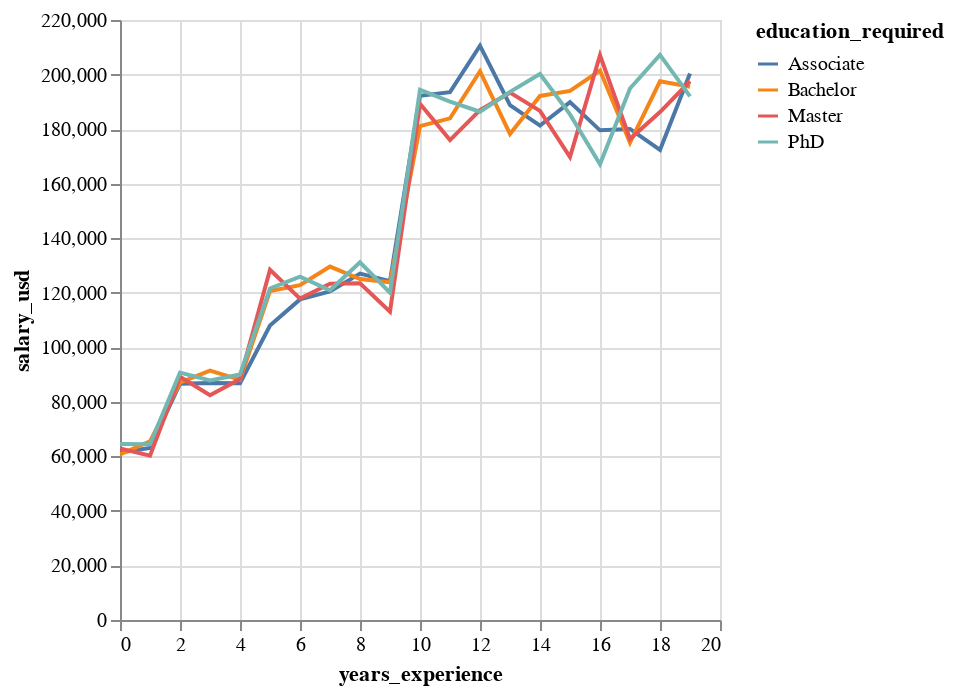

Notebook code for this chart:
### Code cell
alt.Chart(df_mean_salaries).mark_line().encode(
    x="years_experience",
    y="salary_usd",
    color="education_required"
).interactive()

### Figure 1 — Vega-Lite specification as saved in the notebook (floating-point values rounded to 4 significant figures)
{"config": {"view": {"continuousWidth": 300, "continuousHeight": 300}}, "data": {"name": "data-da60ae17e2af72847657f2e67ffbcc6b"}, "mark": {"type": "line"}, "encoding": {"color": {"field": "education_required", "type": "nominal"}, "x": {"field": "years_experience", "type": "quantitative"}, "y": {"field": "salary_usd", "type": "quantitative"}}, "params": [{"name": "param_18", "select": {"type": "interval", "encodings": ["x", "y"]}, "bind": "scales"}], "$schema": "https://vega.github.io/schema/vega-lite/v5.20.1.json", "datasets": {"data-da60ae17e2af72847657f2e67ffbcc6b": [{"years_experience": 0, "education_required": "Associate", "salary_usd": 61390.0}, {"years_experience": 0, "education_required": "Bachelor", "salary_usd": 60740.0}, {"years_experience": 0, "education_required": "Master", "salary_usd": 62910.0}, {"years_experience": 0, "education_required": "PhD", "salary_usd": 64490.0}, {"years_experience": 1, "education_required": "Associate", "salary_usd": 63100.0}, {"years_experience": 1, "education_required": "Bachelor", "salary_usd": 65520.0}, {"years_experience": 1, "education_required": "Master", "salary_usd": 60250.0}, {"years_experience": 1, "education_required": "PhD", "salary_usd": 64400.0}, {"years_experience": 2, "education_required": "Associate", "salary_usd": 86640.0}, {"years_experience": 2, "education_required": "Bachelor", "salary_usd": 87030.0}, {"years_experience": 2, "education_required": "Master", "salary_usd": 89210.0}, {"years_experience": 2, "education_required": "PhD", "salary_usd": 90730.0}, {"years_experience": 3, "education_required": "Associate", "salary_usd": 86890.0}, {"years_experience": 3, "education_required": "Bachelor", "salary_usd": 91450.0}, {"years_experience": 3, "education_required": "Master", "salary_usd": 82430.0}, {"years_experience": 3, "education_required": "PhD", "salary_usd": 87860.0}, {"years_experience": 4, "education_required": "Associate", "salary_usd": 86850.0}, {"years_experience": 4, "education_required": "Bachelor", "salary_usd": 88070.0}, {"years_experience": 4, "education_required": "Master", "salary_usd": 88350.0}, {"years_experience": 4, "education_required": "PhD", "salary_usd": 90020.0}, {"years_experience": 5, "education_required": "Associate", "salary_usd": 107900.0}, {"years_experience": 5, "education_required": "Bachelor", "salary_usd": 120600.0}, {"years_experience": 5, "education_required": "Master", "salary_usd": 128400.0}, {"years_experience": 5, "education_required": "PhD", "salary_usd": 121600.0}, {"years_experience": 6, "education_required": "Associate", "salary_usd": 117500.0}, {"years_experience": 6, "education_required": "Bachelor", "salary_usd": 122800.0}, {"years_experience": 6, "education_required": "Master", "salary_usd": 117900.0}, {"years_experience": 6, "education_required": "PhD", "salary_usd": 125900.0}, {"years_experience": 7, "education_required": "Associate", "salary_usd": 120500.0}, {"years_experience": 7, "education_required": "Bachelor", "salary_usd": 129600.0}, {"years_experience": 7, "education_required": "Master", "salary_usd": 123300.0}, {"years_experience": 7, "education_required": "PhD", "salary_usd": 120900.0}, {"years_experience": 8, "education_required": "Associate", "salary_usd": 127000.0}, {"years_experience": 8, "education_required": "Bachelor", "salary_usd": 125000.0}, {"years_experience": 8, "education_required": "Master", "salary_usd": 123400.0}, {"years_experience": 8, "education_required": "PhD", "salary_usd": 131200.0}, {"years_experience": 9, "education_required": "Associate", "salary_usd": 124200.0}, {"years_experience": 9, "education_required": "Bachelor", "salary_usd": 123800.0}, {"years_experience": 9, "education_required": "Master", "salary_usd": 113100.0}, {"years_experience": 9, "education_required": "PhD", "salary_usd": 120000.0}, {"years_experience": 10, "education_required": "Associate", "salary_usd": 192200.0}, {"years_experience": 10, "education_required": "Bachelor", "salary_usd": 181100.0}, {"years_experience": 10, "education_required": "Master", "salary_usd": 189300.0}, {"years_experience": 10, "education_required": "PhD", "salary_usd": 194500.0}, {"years_experience": 11, "education_required": "Associate", "salary_usd": 193600.0}, {"years_experience": 11, "education_required": "Bachelor", "salary_usd": 183900.0}, {"years_experience": 11, "education_required": "Master", "salary_usd": 176000.0}, {"years_experience": 11, "education_required": "PhD", "salary_usd": 190100.0}, {"years_experience": 12, "education_required": "Associate", "salary_usd": 210600.0}, {"years_experience": 12, "education_required": "Bachelor", "salary_usd": 201200.0}, {"years_experience": 12, "education_required": "Master", "salary_usd": 187000.0}, {"years_experience": 12, "education_required": "PhD", "salary_usd": 186400.0}, {"years_experience": 13, "education_required": "Associate", "salary_usd": 188800.0}, {"years_experience": 13, "education_required": "Bachelor", "salary_usd": 178200.0}, {"years_experience": 13, "education_required": "Master", "salary_usd": 193400.0}, {"years_experience": 13, "education_required": "PhD", "salary_usd": 193600.0}, {"years_experience": 14, "education_required": "Associate", "salary_usd": 181300.0}, {"years_experience": 14, "education_required": "Bachelor", "salary_usd": 192100.0}, {"years_experience": 14, "education_required": "Master", "salary_usd": 186700.0}, {"years_experience": 14, "education_required": "PhD", "salary_usd": 200200.0}, {"years_experience": 15, "education_required": "Associate", "salary_usd": 189900.0}, {"years_experience": 15, "education_required": "Bachelor", "salary_usd": 194000.0}, {"years_experience": 15, "education_required": "Master", "salary_usd": 169700.0}, {"years_experience": 15, "education_required": "PhD", "salary_usd": 185400.0}, {"years_experience": 16, "education_required": "Associate", "salary_usd": 179500.0}, {"years_experience": 16, "education_required": "Bachelor", "salary_usd": 201500.0}, {"years_experience": 16, "education_required": "Master", "salary_usd": 207100.0}, {"years_experience": 16, "education_required": "PhD", "salary_usd": 167100.0}, {"years_experience": 17, "education_required": "Associate", "salary_usd": 180100.0}, {"years_experience": 17, "education_required": "Bachelor", "salary_usd": 175100.0}, {"years_experience": 17, "education_required": "Master", "salary_usd": 176400.0}, {"years_experience": 17, "education_required": "PhD", "salary_usd": 194900.0}, {"years_experience": 18, "education_required": "Associate", "salary_usd": 172300.0}, {"years_experience": 18, "education_required": "Bachelor", "salary_usd": 197500.0}, {"years_experience": 18, "education_required": "Master", "salary_usd": 186300.0}, {"years_experience": 18, "education_required": "PhD", "salary_usd": 207200.0}, {"years_experience": 19, "education_required": "Associate", "salary_usd": 200400.0}, {"years_experience": 19, "education_required": "Bachelor", "salary_usd": 195500.0}, {"years_experience": 19, "education_required": "Master", "salary_usd": 197500.0}, {"years_experience": 19, "education_required": "PhD", "salary_usd": 192000.0}]}}
